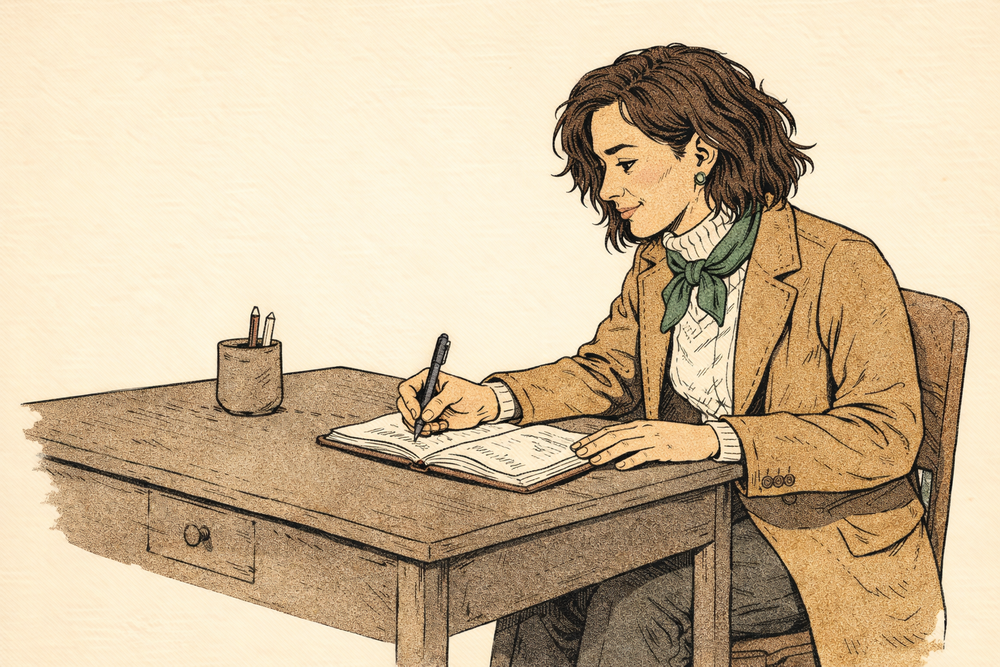
#> input picture images/persona-01-blank-slate.png, 1000 x 667 px, shrunk from 1536 x 1024 before the run
$ python remove_bg.py
#> lines starting #> are read from the running program, lines starting #| are printed output that depends on the picture
#!/usr/bin/env python3
"""Remove background from specific PNG files by sampling top-left pixel."""
import math
import sys
from pathlib import Path
from PIL import Image

FILES = [
    "persona-01-blank-slate.png",
    "persona-01-blank-slate-alt.png",
    "persona-01-blank-slate-alt2.png",
    "persona-02-doubter.png",
    "persona-02-doubter-alt.png",
    "persona-03-player.png",
    "persona-04-pivot.png",
    "char-guide.png",
    "char-guide-alt.png",
    "char-guide-alt2.png",
    "char-guide-alt3.png",
    "char-guide-alt4.png",
    "char-client.png",
    "char-client-alt.png",
    "char-client-alt2.png",
    "scene-handoff-qbp.png",
]

THRESHOLD = 40
IMAGES_DIR = Path(__file__).parent / "images"


def process(path: Path) -> None:
    img = Image.open(path).convert("RGBA")
    pixels = img.load()
    w, h = img.size
#> w = 1000; h = 667
    br, bg, bb, _ = pixels[0, 0]
#> br = 250; bg = 232; bb = 204
    changed = 0
    for y in range(h):
        for x in range(w):
            r, g, b, a = pixels[x, y]
            if a == 0:
                continue
            dr = r - br
            dg = g - bg
            db = b - bb
            if math.sqrt(dr * dr + dg * dg + db * db) <= THRESHOLD:
                pixels[x, y] = (r, g, b, 0)
                changed += 1
#> after the loop, changed = 356484
    img.save(path, "PNG")
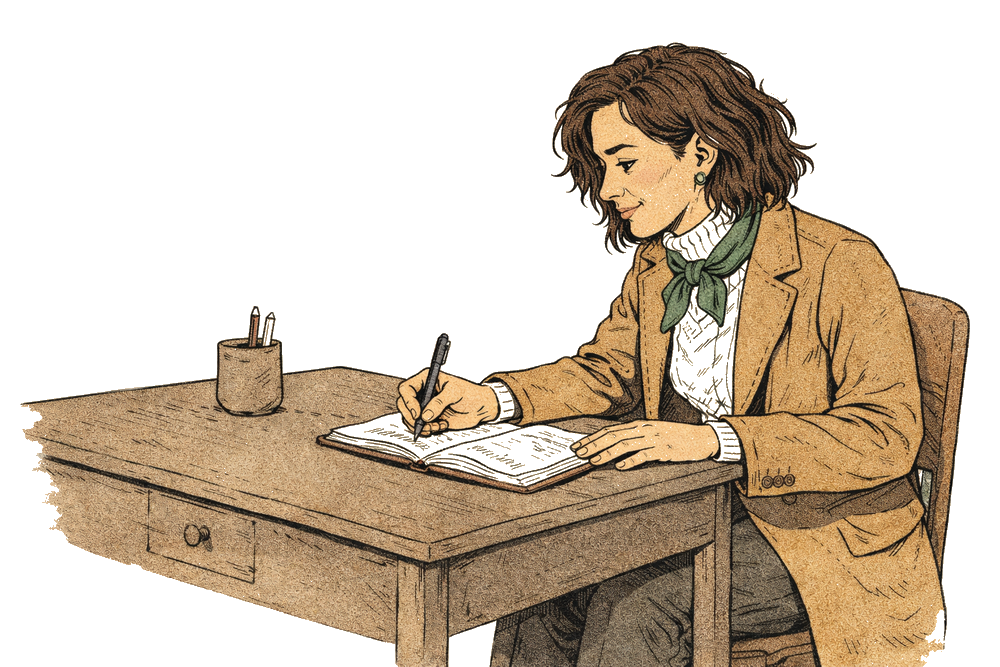
#> saved as persona-01-blank-slate.png: PIL image 1000x667 RGBA; mean R, G, B, A 207.5, 186.6, 155.3, 118.7; transparent parts drawn white
    print(f"{path.name}: bg=({br},{bg},{bb}) transparent_pixels={changed}")
#| persona-01-blank-slate.png: bg=(250,232,204) transparent_pixels=356484


def main() -> None:
    for name in FILES:
        p = IMAGES_DIR / name
        if not p.exists():
            print(f"MISSING: {name}", file=sys.stderr)
            continue
        process(p)
#> pass 2 of the loop in main, `for name in FILES:`:
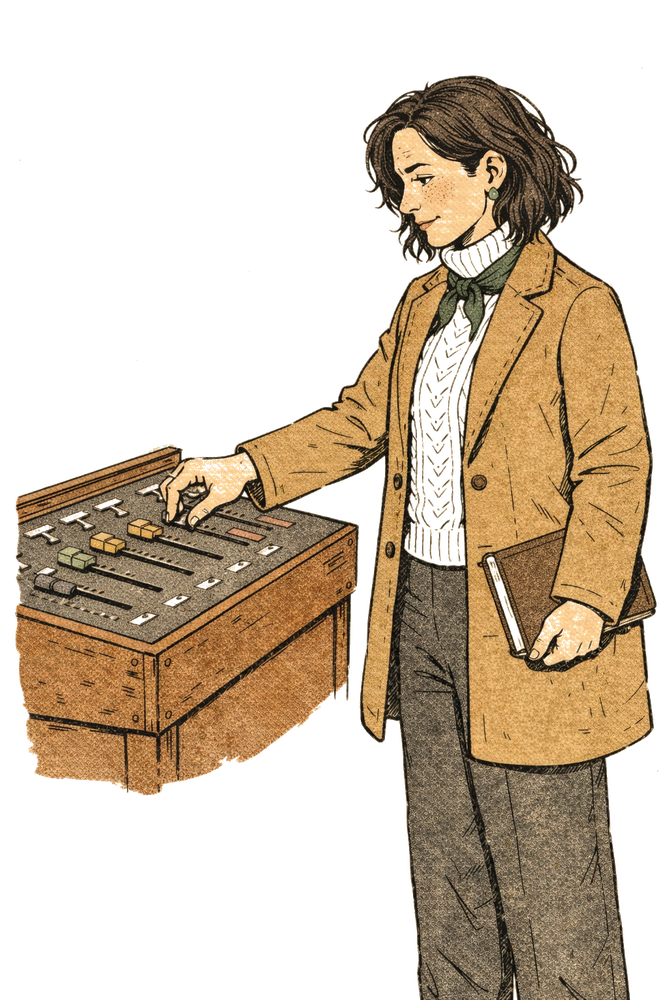
#> input picture images/persona-01-blank-slate-alt.png, 667 x 1000 px, shrunk from 1024 x 1536 before the run
#> in process, img is the input picture: PIL image 667x1000 RGBA; mean R, G, B, A 72.7, 57.6, 38.7, 114.6
#> br = 0
#> after the loop in process (call 2), `for y in range(h):`: changed = 9809
#> in process (call 2), `img.save(path, "PNG")`:
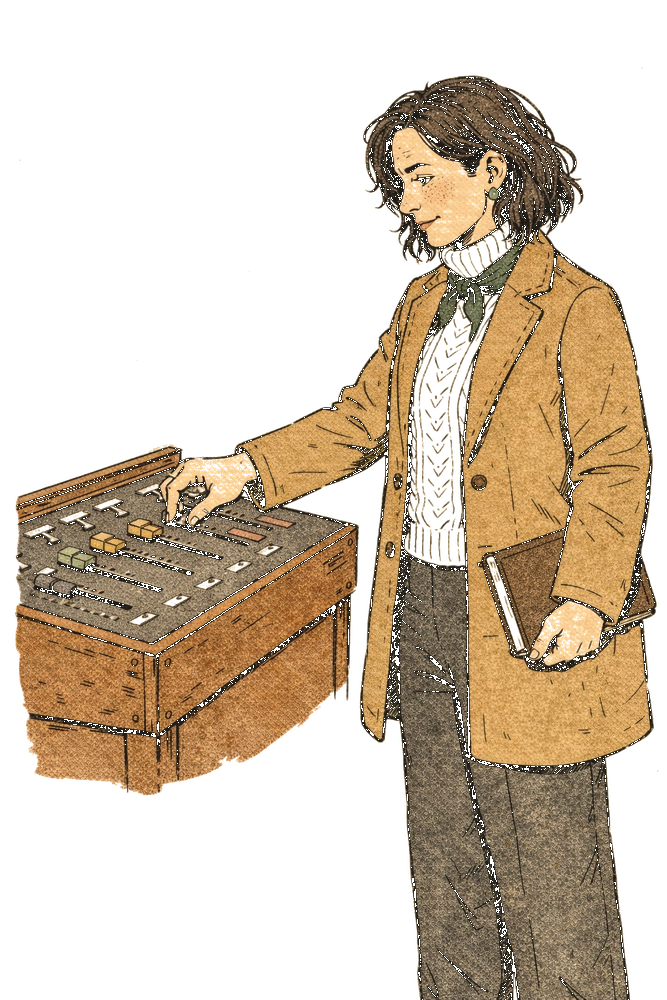
#> saved as persona-01-blank-slate-alt.png: PIL image 667x1000 RGBA; mean R, G, B, A 72.7, 57.6, 38.7, 111.1; transparent parts drawn white
#| persona-01-blank-slate-alt.png: bg=(0,0,0) transparent_pixels=9809
#> pass 3 of the loop in main, `for name in FILES:`:
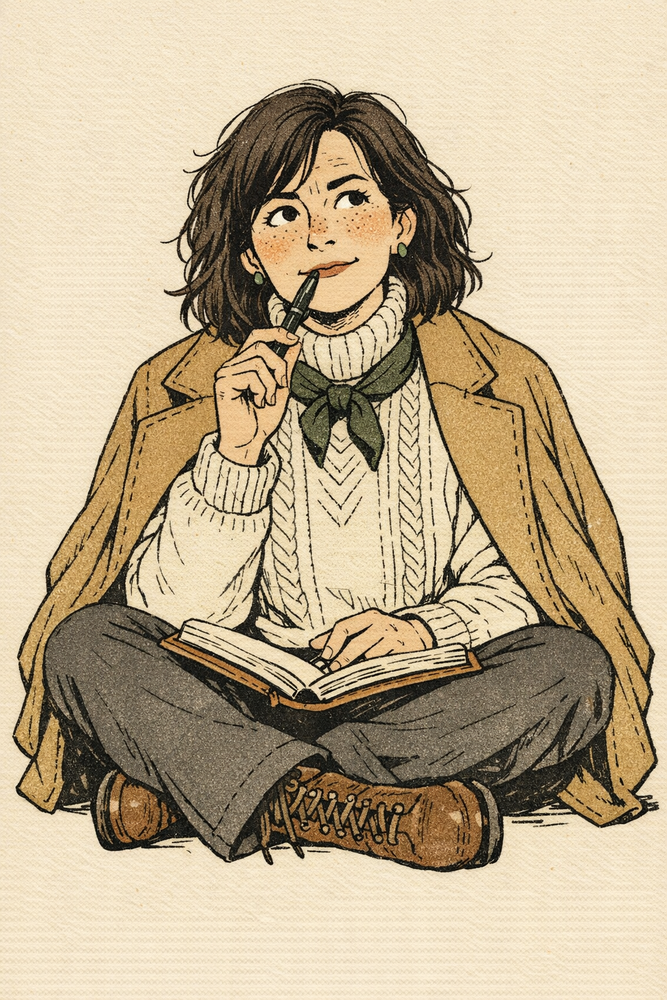
#> input picture images/persona-01-blank-slate-alt2.png, 667 x 1000 px, shrunk from 1024 x 1536 before the run
#> br = 234; bg = 220; bb = 195
#> after the loop in process (call 3), `for y in range(h):`: changed = 382097
#> in process (call 3), `img.save(path, "PNG")`:
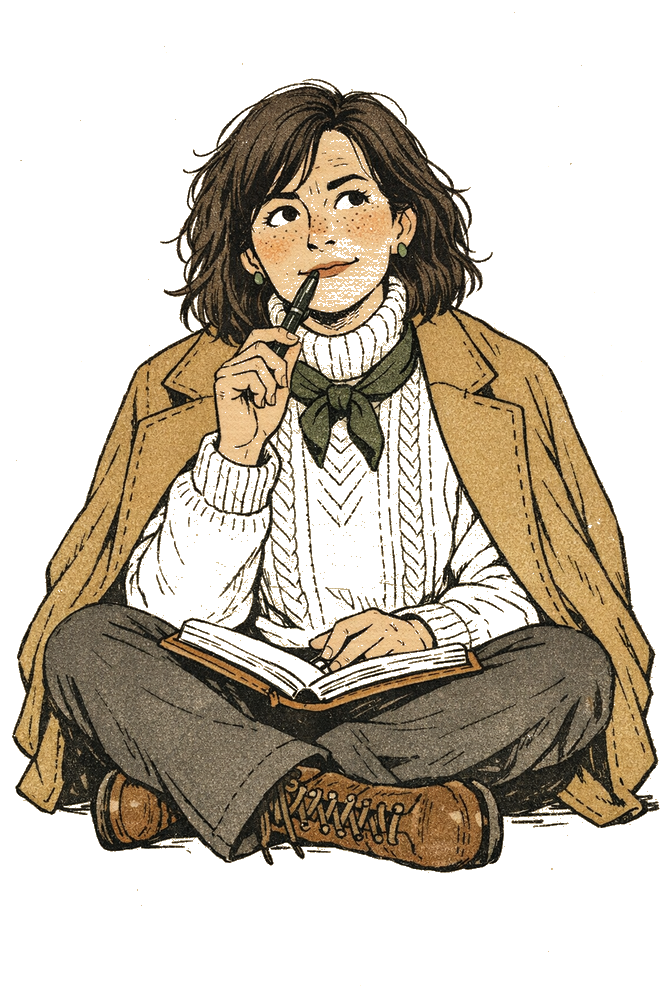
#> saved as persona-01-blank-slate-alt2.png: PIL image 667x1000 RGBA; mean R, G, B, A 191.8, 174.6, 144.8, 108.9; transparent parts drawn white
#| persona-01-blank-slate-alt2.png: bg=(234,220,195) transparent_pixels=382097
#> the loop made 16 passes; the first 3 are shown


if __name__ == "__main__":
    main()
